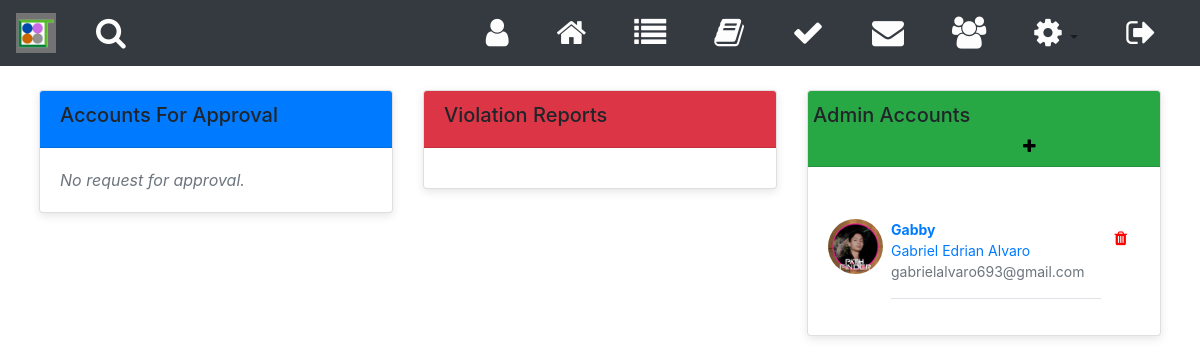
The page /admin.php (signed in) on the database its author committed.
### tables this page shows
CREATE TABLE IF NOT EXISTS `users` (
  `idUsers` int(11) NOT NULL AUTO_INCREMENT,
  `userLevel` int(11) NOT NULL DEFAULT '0',
  `f_name` varchar(50) NOT NULL,
  `l_name` varchar(50) NOT NULL,
  `uidUsers` tinytext NOT NULL,
  `emailUsers` tinytext NOT NULL,
  `pwdUsers` longtext NOT NULL,
  `gender` char(1) NOT NULL,
  `headline` varchar(500) DEFAULT NULL,
  `bio` varchar(4000) DEFAULT NULL,
  `userImg` varchar(500) DEFAULT 'default.png',
  PRIMARY KEY (`idUsers`)
);

### admin.php (the view, shortened to what this page needs)
<?php
    include 'includes/HTML-head.php';
?>
<link rel="stylesheet" href="https://cdn.jsdelivr.net/npm/bootstrap@4.6.1/dist/css/bootstrap.min.css">
  </head>
<body >
	 <?php include 'includes/navbar.php'; ?>
	<div class="row" style="margin-left: 2%; margin-right: 2%; margin-top: 2%;">
		<div class="col-sm-4">
			<div class="card bg-basic">
				<div class="card-header bg-primary">
					<h5>Accounts For Approval</h5>
				</div>
				<div class="card-body bg-basic">
					<i class="text-muted">No request for approval.</i>
				</div>
			</div>
		</div>
		<div class="col-sm-4">
			<div class="card bg-basic">
				<div class="card-header bg-danger">
					<h5>Violation Reports</h5>
				</div>
				<div class="card-body bg-basic">
				</div>
			</div>
		</div>
		<div class="col-sm-4">
			<div class="card bg-basic">
				<div class="card-header bg-success">
					<div class="row">
						<div class="col-sm-15">
							<h5 >Admin Accounts</h5>
						</div>
						<div >
							<a data-toggle="modal" data-target="#usermodal"><i class="fa fa-plus d-flex" aria-hidden="true" style="color:black;"></i></a>
							<div class="modal fade" id="usermodal" tabindex="-1" role="dialog" aria-labelledby="usermodallabel" aria-hidden="true">
						<div class="modal-dialog">
							<div class="modal-content">
								<div class="modal-body">
									<?php
                      $sql = "select idUsers, uidUsers, userLevel, f_name, l_name, emailUsers, userImg
                              from users where userLevel=0
                              order by userLevel desc, idUsers asc";
                      $stmt = mysqli_stmt_init($conn);
                      if (!mysqli_stmt_prepare($stmt, $sql))
                      {
                          die('SQL error');
                      }
                      else
                      {
                          mysqli_stmt_execute($stmt);
                          $result = mysqli_stmt_get_result($stmt);
                          while ($row = mysqli_fetch_assoc($result))
                          {?>
                                  </div>
                            <?php
                          }
                     }
                  ?>
				<div class="card-body bg-basic">
					<p>
						<?php
                     $sql = "select idUsers, uidUsers, userLevel, f_name, l_name, emailUsers, userImg
                              from users WHERE userLevel != 0";
                      $stmt = mysqli_stmt_init($conn);
                      if (!mysqli_stmt_prepare($stmt, $sql))
                      {
                          die('SQL error');
                      }
                      else
                      {
                          mysqli_stmt_execute($stmt);
                          $result = mysqli_stmt_get_result($stmt);
                          while ($row = mysqli_fetch_assoc($result))
                          {
                              echo '<form method="post" action="includes/add-user-admin.php">
                              			<input type="hidden" name="usersID" value="'.$row["idUsers"].'">
                              	  <a href="profile.php?id='.$row['idUsers'].'">
                                  <div class="media text-muted pt-3">
                                      <img src="uploads/'.$row['userImg'].'" alt="" class="mr-2 rounded-circle div-img list-user-img">
                                      <p class="media-body pb-3 mb-0 small lh-125 border-bottom border-gray ">
                                        <strong class="d-block text-gray-dark">'.ucwords($row['uidUsers']).'</strong></a>
                                            <span class="text-primary">'.ucwords($row['f_name'].' '.$row['l_name']).'</span><br>
                                            '.$row['emailUsers'].'
                                      </p>';
                                      if ($_SESSION['userLevel'] == '1' AND $row['userLevel'] != '0' )
                                  {
                                      echo '<button type="submit" name="delete-admin" value="Delete" class="btn btn-default"><i class="fa fa-trash" aria-hidden="true" style="color: red;"></i></button>
                                      </form>
                                          </span>';
                                  }
                                  else
                                  {
                                      echo '</span>';
                                  }
                                     echo' </span>
                                  </div>';
                          }
                     }
                  ?>
</body>

### css/styles.css (style rules this page uses)
html, body { height: 100%; }
img { max-width: 100%; }
a { text-decoration: none }
.card { background: #fff; box-shadow: 0 3px 10px rgba(0, 0, 0, 0.1); }
* { word-wrap: break-word; overflow-wrap: break-word; }
h1, h2, h3, h4, h5, h6, p, a, ul, span, li, img, inpot, button { margin: 0; padding: 0; }

### admin.php (style rules this page uses)
.div-img { width: 55px; height: 55px; object-fit: cover; transition: transform .2s; }
.fa-plus { padding-left: 210px; padding-top: 3px; }

### rows shown on the page
users: userImg (picture), uidUsers "Gabby", f_name+l_name "Gabriel Edrian Alvaro", emailUsers "gabrielalvaro693@gmail.com", userLevel 1 (drawn)
